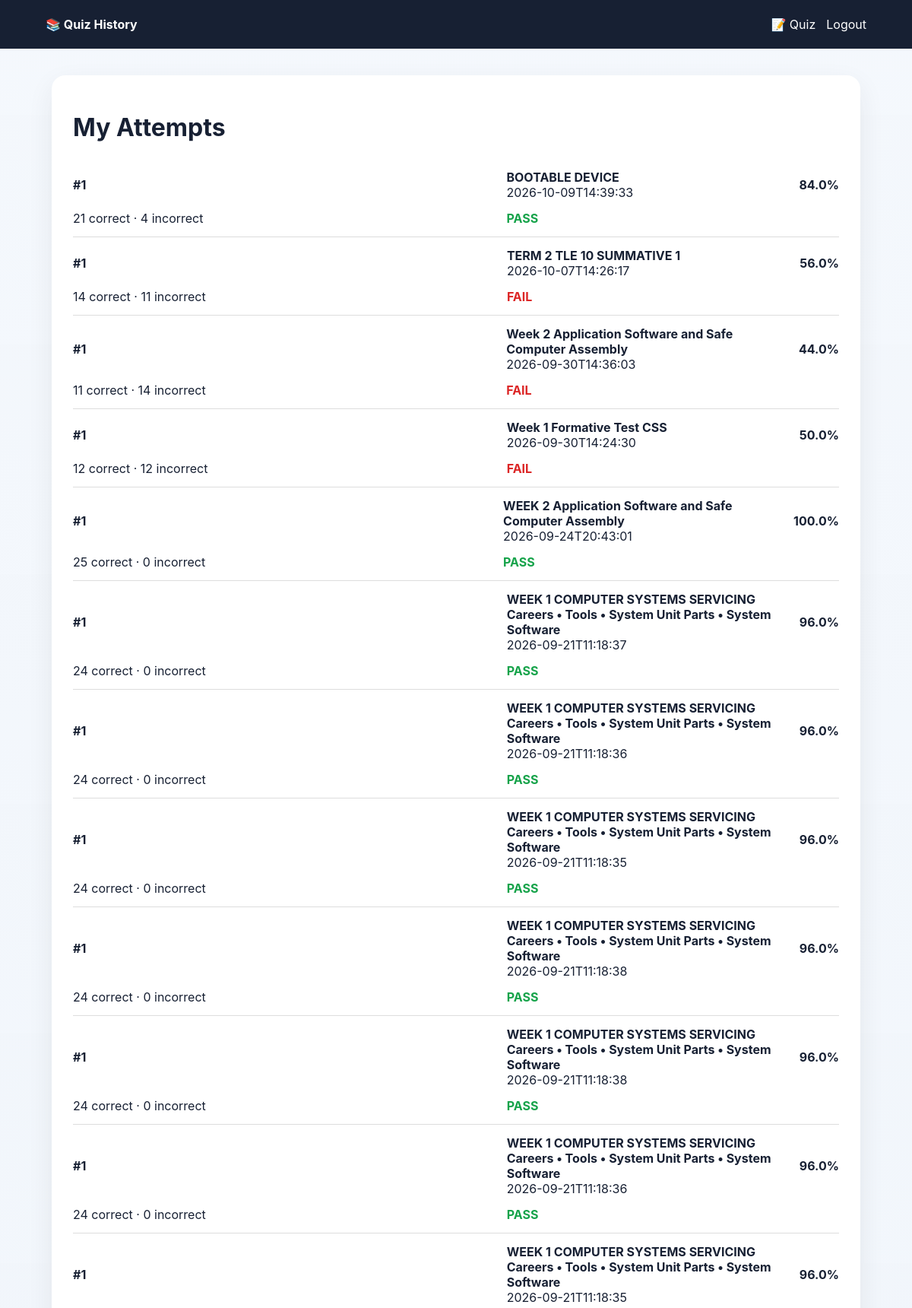
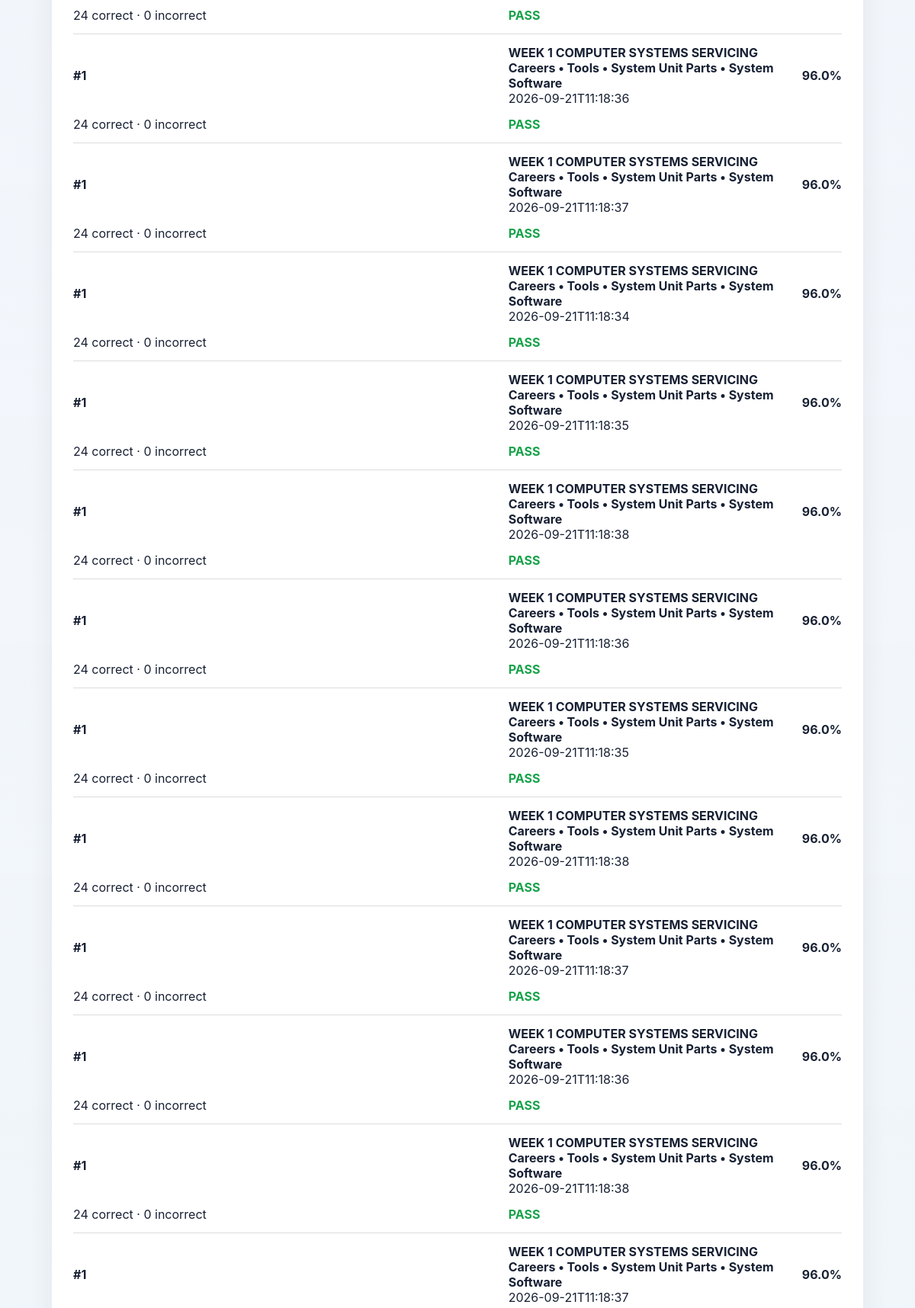
The page /history (signed in, upper part) on the database its author committed (2 pictures, top to bottom).
### tables this page shows
CREATE TABLE attempts (
        id INTEGER PRIMARY KEY AUTOINCREMENT,
        user_id INTEGER NOT NULL,
        quiz_id INTEGER NOT NULL,
        attempt_number INTEGER NOT NULL,
        started_at TEXT,
        completed_at TEXT NOT NULL,
        score INTEGER NOT NULL,
        percentage REAL NOT NULL,
        correct INTEGER NOT NULL,
        incorrect INTEGER NOT NULL,
        skipped INTEGER NOT NULL,
        timed_out INTEGER NOT NULL,
        average_time REAL NOT NULL,
        passed INTEGER NOT NULL,
        question_order TEXT NOT NULL,
        choice_order TEXT NOT NULL,
        answers TEXT NOT NULL,
        status TEXT NOT NULL DEFAULT 'completed',
        hidden INTEGER NOT NULL DEFAULT 0, submission_token TEXT,
        FOREIGN KEY (user_id) REFERENCES users(id),
        FOREIGN KEY (quiz_id) REFERENCES quizzes(id) ON DELETE CASCADE
    );

CREATE TABLE quizzes (
        id INTEGER PRIMARY KEY AUTOINCREMENT,
        title TEXT NOT NULL,
        duration_minutes INTEGER NOT NULL DEFAULT 60,
        max_attempts INTEGER NOT NULL DEFAULT 1,
        grade_level INTEGER NOT NULL DEFAULT 10,
        created_at TEXT NOT NULL
    , created_by INTEGER, review_enabled INTEGER NOT NULL DEFAULT 0, available_from TEXT, available_until TEXT);

### app.py (the view)
@app.route('/history')
def history():
    user = require_user()
    if not user: return redirect(url_for('login'))
    conn = db()
    rows = conn.execute('''SELECT a.*,q.title,q.duration_minutes FROM attempts a JOIN quizzes q ON q.id=a.quiz_id WHERE a.user_id=? ORDER BY a.id DESC''',(user['id'],)).fetchall()
    conn.close()
    return render_template('history.html', rows=rows, user=user)

### app.py (called while the page is built)
def db():
    conn = sqlite3.connect(DB, timeout=30.0)
    conn.row_factory = sqlite3.Row
    conn.execute('PRAGMA foreign_keys = ON')
    conn.execute('PRAGMA busy_timeout = 30000')
    conn.execute('PRAGMA wal_autocheckpoint = 1000')
    conn.execute('PRAGMA temp_store = MEMORY')
    return conn

@app.before_request
def add_request_context():
    request._request_id = secrets.token_hex(4)

@app.after_request
def no_cache_authenticated_pages(response):
    if request.path in ('/login', '/', '/student', '/teacher', '/admin', '/session-check') or session.get('uid'):
        response.headers['Cache-Control'] = 'no-store, no-cache, must-revalidate, max-age=0'
        response.headers['Pragma'] = 'no-cache'
        response.headers['Expires'] = '0'
    response.headers['X-Quiz-Request-ID'] = getattr(request, '_request_id', '')
    return response

def current_user():
    uid = session.get('uid')
    if not uid:
        return None
    conn = db()
    user = conn.execute('SELECT * FROM users WHERE id=?', (uid,)).fetchone()
    conn.close()
    return user

def require_user():
    return current_user()

### templates/history.html (shortened to what this page needs)
<!doctype html><html><head><link rel="stylesheet" href="/static/style.css"></head><body><header><b>📚 Quiz History</b><nav><a href="/student">📝 Quiz</a><a href="/logout">Logout</a></nav></header><main class="container"><div class="card"><h1>My Attempts</h1>{% for r in rows %}<div class="history"><b>#{{r['attempt_number']}}</b><span><b>{{r['title']}}</b><br>{{r['completed_at']}}</span><strong>{{'%.1f'|format(r['percentage'])}}%</strong><span>{{r['correct']}} correct · {{r['incorrect']}} incorrect</span><b class="{{'pass' if r['passed'] else 'fail'}}">{{'PASS' if r['passed'] else 'FAIL'}}</b></div>{% else %}<p>No attempts yet.</p>{% endfor %}</div></main></body></html>

### static/style.css (style rules this page uses)
* { box-sizing:border-box }
:root { --app-bg-overlay:rgba(248,250,252,.84);--app-bg-overlay-2:rgba(241,245,249,.90);--app-bg-image:url("/static/egms-background.png?v=23bg") }
html { min-height:100%;background:#dbeafe }
body { margin:0;min-height:100vh;font-family:Inter,Arial,sans-serif;background-image:linear-gradient(180deg,var(--app-bg-overlay),var(--app-bg-overlay-2)),var(--app-bg-image);background-size:cover;background-position:center center;background-attachment:fixed;background-repeat:no-repeat;color:#172033 }
body:before { content:"";position:fixed;inset:0;pointer-events:none;z-index:-1;background:linear-gradient(180deg,rgba(255,255,255,.06),rgba(255,255,255,0)); }
header,.offline-banner,.connection-banner { backdrop-filter:saturate(120%) blur(5px) }
.card,.quizwrap .card,.login-card { background:rgba(255,255,255,.94) }
header { height:64px;background:#172033;color:white;display:flex;align-items:center;justify-content:space-between;padding:0 5%;gap:20px }
nav { display:flex;gap:14px;align-items:center }
a { color:inherit;text-decoration:none }
.container,.quizwrap { max-width:1100px;margin:35px auto;padding:0 18px }
.card { background:white;border-radius:18px;padding:28px;box-shadow:0 12px 35px #00000012 }
.history { display:grid;grid-template-columns:50px 180px 80px 1fr 70px;gap:15px;padding:15px 0;border-bottom:1px solid #ddd;align-items:center }
.pass { color:#16a34a }
.fail { color:#dc2626 }
.history { display:grid;grid-template-columns:1.5fr 1fr auto;gap:14px;padding:14px 0;border-bottom:1px solid #ddd;align-items:center }

### rows shown on the page
attempts: attempt_number "1", title "BOOTABLE DEVICE", completed_at "2026-10-09T14:39:33", percentage "84.0", correct "21", incorrect "4", passed "PASS"
attempts: attempt_number "1", title "TERM 2 TLE 10 SUMMATIVE 1", completed_at "2026-10-07T14:26:17", percentage "56.0", correct "14", incorrect "11", passed "FAIL"
attempts: attempt_number "1", title "Week 2 Application Software and Safe Computer Assembly", completed_at "2026-09-30T14:36:03", percentage "44.0", correct "11", incorrect "14", passed "FAIL"
attempts: attempt_number "1", title "Week 1 Formative Test CSS", completed_at "2026-09-30T14:24:30", percentage "50.0", correct "12", incorrect "12", passed "FAIL"
attempts: attempt_number "1", title "WEEK 2 Application Software and Safe Computer Assembly", completed_at "2026-09-24T20:43:01", percentage "100.0", correct "25", incorrect "0", passed "PASS"
attempts: attempt_number "1", title "WEEK 1 COMPUTER SYSTEMS SERVICING Careers • Tools • System Unit Parts • System Software", completed_at "2026-09-21T11:18:37", percentage "96.0", correct "24", incorrect "0", passed "PASS"
attempts: attempt_number "1", title "WEEK 1 COMPUTER SYSTEMS SERVICING Careers • Tools • System Unit Parts • System Software", completed_at "2026-09-21T11:18:36", percentage "96.0", correct "24", incorrect "0", passed "PASS"
attempts: attempt_number "1", title "WEEK 1 COMPUTER SYSTEMS SERVICING Careers • Tools • System Unit Parts • System Software", completed_at "2026-09-21T11:18:35", percentage "96.0", correct "24", incorrect "0", passed "PASS"
attempts: attempt_number "1", title "WEEK 1 COMPUTER SYSTEMS SERVICING Careers • Tools • System Unit Parts • System Software", completed_at "2026-09-21T11:18:38", percentage "96.0", correct "24", incorrect "0", passed "PASS"
attempts: attempt_number "1", title "WEEK 1 COMPUTER SYSTEMS SERVICING Careers • Tools • System Unit Parts • System Software", completed_at "2026-09-21T11:18:38", percentage "96.0", correct "24", incorrect "0", passed "PASS"
attempts: attempt_number "1", title "WEEK 1 COMPUTER SYSTEMS SERVICING Careers • Tools • System Unit Parts • System Software", completed_at "2026-09-21T11:18:36", percentage "96.0", correct "24", incorrect "0", passed "PASS"
attempts: attempt_number "1", title "WEEK 1 COMPUTER SYSTEMS SERVICING Careers • Tools • System Unit Parts • System Software", completed_at "2026-09-21T11:18:35", percentage "96.0", correct "24", incorrect "0", passed "PASS"
attempts: attempt_number "1", title "WEEK 1 COMPUTER SYSTEMS SERVICING Careers • Tools • System Unit Parts • System Software", completed_at "2026-09-21T11:18:36", percentage "96.0", correct "24", incorrect "0", passed "PASS"
attempts: attempt_number "1", title "WEEK 1 COMPUTER SYSTEMS SERVICING Careers • Tools • System Unit Parts • System Software", completed_at "2026-09-21T11:18:37", percentage "96.0", correct "24", incorrect "0", passed "PASS"
attempts: attempt_number "1", title "WEEK 1 COMPUTER SYSTEMS SERVICING Careers • Tools • System Unit Parts • System Software", completed_at "2026-09-21T11:18:34", percentage "96.0", correct "24", incorrect "0", passed "PASS"
attempts: attempt_number "1", title "WEEK 1 COMPUTER SYSTEMS SERVICING Careers • Tools • System Unit Parts • System Software", completed_at "2026-09-21T11:18:35", percentage "96.0", correct "24", incorrect "0", passed "PASS"
attempts: attempt_number "1", title "WEEK 1 COMPUTER SYSTEMS SERVICING Careers • Tools • System Unit Parts • System Software", completed_at "2026-09-21T11:18:38", percentage "96.0", correct "24", incorrect "0", passed "PASS"
attempts: attempt_number "1", title "WEEK 1 COMPUTER SYSTEMS SERVICING Careers • Tools • System Unit Parts • System Software", completed_at "2026-09-21T11:18:36", percentage "96.0", correct "24", incorrect "0", passed "PASS"
attempts: attempt_number "1", title "WEEK 1 COMPUTER SYSTEMS SERVICING Careers • Tools • System Unit Parts • System Software", completed_at "2026-09-21T11:18:35", percentage "96.0", correct "24", incorrect "0", passed "PASS"
attempts: attempt_number "1", title "WEEK 1 COMPUTER SYSTEMS SERVICING Careers • Tools • System Unit Parts • System Software", completed_at "2026-09-21T11:18:38", percentage "96.0", correct "24", incorrect "0", passed "PASS"
attempts: attempt_number "1", title "WEEK 1 COMPUTER SYSTEMS SERVICING Careers • Tools • System Unit Parts • System Software", completed_at "2026-09-21T11:18:37", percentage "96.0", correct "24", incorrect "0", passed "PASS"
attempts: attempt_number "1", title "WEEK 1 COMPUTER SYSTEMS SERVICING Careers • Tools • System Unit Parts • System Software", completed_at "2026-09-21T11:18:36", percentage "96.0", correct "24", incorrect "0", passed "PASS"
attempts: attempt_number "1", title "WEEK 1 COMPUTER SYSTEMS SERVICING Careers • Tools • System Unit Parts • System Software", completed_at "2026-09-21T11:18:38", percentage "96.0", correct "24", incorrect "0", passed "PASS"
attempts: attempt_number "1", title "WEEK 1 COMPUTER SYSTEMS SERVICING Careers • Tools • System Unit Parts • System Software", completed_at "2026-09-21T11:18:37", percentage "96.0"
